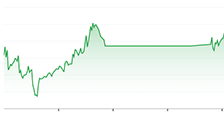
#> input picture dataset/AUDCAD-Mon-05-22-2023-16-00.png, 224 x 113 px; its folder holds only this picture in this run
$ python -i utils.py   (imports and definitions only)
#> lines starting #> are read from the running program, lines starting #| are printed output that depends on the picture; after the words box and inside, x2 and y2 are one past the last pixel; in counts of white or black regions, pixels touching at a corner belong together
import cv2
import numpy as np
import os
from math import dist

dataset_dir_name = 'dataset'

class Grahph_similarity:
    def __init__(self, img):
        self.src = img
        self.height, self.width = self.src.shape[:2]
        self.pts = self.get_points(self.src)

    def get_points(self, img):
        pts = []
        gray = cv2.cvtColor(img, cv2.COLOR_BGR2GRAY)
        gray = cv2.threshold(gray, 0,255,cv2.THRESH_OTSU)[1]
        for i in range(4, self.width):
            idxs = np.where(gray[:, i] == 0)
            if len(idxs[0]) == 0:
                pts.append([i, 0])
            else:
                pts.append([i, idxs[0][0]])
        return pts

    def calc_error(self, pts1, pts2):
        error = 0
        for i in range(len(pts1)):
            error += dist(pts1[i], pts2[i])
        return error

    def main(self):
        pts_error_data = []
        for fname in os.listdir(dataset_dir_name):
            img = cv2.imread(os.path.join(dataset_dir_name, fname))
            pts_error_data.append({'name':fname, 'error': self.calc_error(self.pts, self.get_points(img))})
        errors = []
        for error in pts_error_data:
            errors.append(error['error'])
        self.min_error = min(errors)

        pts_error_data = sorted(pts_error_data, key=lambda data:data['error'])
        src_name = pts_error_data[0]['name']
        res = cv2.imread(os.path.join(dataset_dir_name, src_name))
        accuracy = np.round(100 - self.min_error / (self.width*self.height) * 200, 2)
        return {'img': res, 'accuracy': str(accuracy), 'fname': src_name}

>>> import cv2
>>> picture = cv2.imread('../dataset/AUDCAD-Mon-05-22-2023-16-00.png')
#> picture is the input picture: shape (113, 224, 3); mean B, G, R 246.1, 250.1, 244.4
>>> result = Grahph_similarity(picture).main()
#> in get_points, `gray = cv2.cvtColor(img, cv2.COLOR_BGR2GRAY)`:
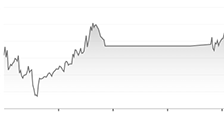
#> gray: shape (113, 224); min 83, max 255, mean 247.9
#> in get_points, `gray = cv2.threshold(gray, 0,255,cv2.THRESH_OTSU)[1]`:
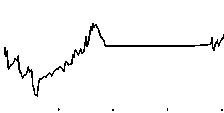
#> gray: shape (113, 224); 97% white; black in thin lines or dots, all inside (x1, y1, x2, y2) = (4, 23, 224, 111)
#> the loop in get_points, `for i in range(4, self.width):` made 220 passes
#> idxs on passes 1 to 3: ([47, 48, 49, 50, 51, 52, 53, 54],), ([47, 48, 49, 50, 51, 52, 53, 54, 55, 56],), ([51, 52, 53, 54, 55, 56],)
#> after the loop in get_points, `for i in range(4, self.width):`: pts = 220 pairs, first value 4 to 223, second value 23 to 94
#> in __init__, `self.pts = self.get_points(self.src)`: self.pts has the same summary as pts in get_points
#> the loop in get_points (call 2), `for i in range(4, self.width):` made 220 passes
#> in calc_error, `error = 0`: error = 0
#> the loop in main, `for error in pts_error_data:` made 1 pass
#> error on pass 1: {'name': 'AUDCAD-Mon-05-22-2023-16-00.png', 'error': 0}
#> after the loop in main, `for error in pts_error_data:`: errors = [0]
#> in main, `self.min_error = min(errors)`: self.min_error = 0
#> in main, `pts_error_data = sorted(pts_error_data, key=lambda data:data['error'])`: pts_error_data = 1 item
#> in main, `src_name = pts_error_data[0]['name']`: src_name = 'AUDCAD-Mon-05-22-2023-16-00.png'
#> in main, `accuracy = np.round(100 - self.min_error / (self.width*self.height) * ..`: accuracy = 100
#> result = 3 items

$ run again, on dataset/AUDCAD-Mon-05-29-2023-16-03.png
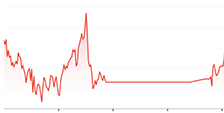
#> input picture dataset/AUDCAD-Mon-05-29-2023-16-03.png, 224 x 113 px
#> picture is the input picture: shape (113, 224, 3); mean B, G, R 247.3, 247.6, 253.5
#> in get_points, `gray = cv2.cvtColor(img, cv2.COLOR_BGR2GRAY)`:
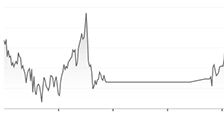
#> gray: shape (113, 224); min 74, max 255, mean 249.3
#> in get_points, `gray = cv2.threshold(gray, 0,255,cv2.THRESH_OTSU)[1]`:
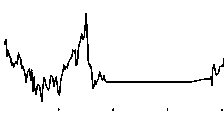
#> gray: shape (113, 224); 95.6% white; black in thin lines or dots, all inside (x1, y1, x2, y2) = (4, 13, 224, 111)
#> the loop in get_points, `for i in range(4, self.width):` made 220 passes
#> idxs on passes 1, 2, 4: ([41, 42, 43, 44],), ([39, 40, 41, 42, 43, 44],), ([49, 50, 51, 52, 53, 54, 55, 56],)
#> after the loop in get_points, `for i in range(4, self.width):`: pts = 220 pairs, first value 4 to 223, second value 13 to 93
#> self.pts has the same summary as pts in get_points
#> the loop in get_points (call 2), `for i in range(4, self.width):` made 220 passes
#> in calc_error, `error = 0`: error = 0
#> the loop in main, `for error in pts_error_data:` made 1 pass
#> error on pass 1: {'name': 'AUDCAD-Mon-05-29-2023-16-03.png', 'error': 0}
#> after the loop in main, `for error in pts_error_data:`: errors = [0]
#> self.min_error = 0
#> pts_error_data = 1 item
#> src_name = 'AUDCAD-Mon-05-29-2023-16-03.png'
#> accuracy = 100
#> result = 3 items

$ run again, on dataset/AUDCAD-Thu-05-25-2023-23-30.png
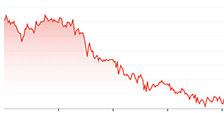
#> input picture dataset/AUDCAD-Thu-05-25-2023-23-30.png, 224 x 113 px
#> picture is the input picture: shape (113, 224, 3); mean B, G, R 244.1, 244.5, 253
#> in get_points, `gray = cv2.cvtColor(img, cv2.COLOR_BGR2GRAY)`:
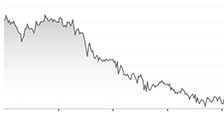
#> gray: shape (113, 224); min 74, max 255, mean 247
#> in get_points, `gray = cv2.threshold(gray, 0,255,cv2.THRESH_OTSU)[1]`:
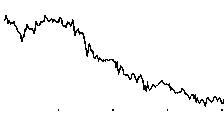
#> gray: shape (113, 224); 97% white; black in thin lines or dots, all inside (x1, y1, x2, y2) = (4, 15, 224, 111)
#> the loop in get_points, `for i in range(4, self.width):` made 220 passes
#> idxs on passes 1 to 3: ([19, 20],), ([15, 16, 17, 18, 19],), ([15, 16, 17, 18],)
#> after the loop in get_points, `for i in range(4, self.width):`: pts = 220 pairs, first value 4 to 223, second value 15 to 102
#> self.pts has the same summary as pts in get_points
#> the loop in get_points (call 2), `for i in range(4, self.width):` made 220 passes
#> in calc_error, `error = 0`: error = 0
#> the loop in main, `for error in pts_error_data:` made 1 pass
#> error on pass 1: {'name': 'AUDCAD-Thu-05-25-2023-23-30.png', 'error': 0}
#> after the loop in main, `for error in pts_error_data:`: errors = [0]
#> self.min_error = 0
#> pts_error_data = 1 item
#> src_name = 'AUDCAD-Thu-05-25-2023-23-30.png'
#> accuracy = 100
#> result = 3 items

$ run again, on dataset/AUDCHF-Fri-05-26-2023-15-59.png
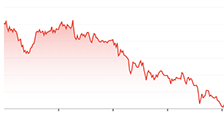
#> input picture dataset/AUDCHF-Fri-05-26-2023-15-59.png, 224 x 113 px
#> picture is the input picture: shape (113, 224, 3); mean B, G, R 243.9, 244.4, 253.1
#> in get_points, `gray = cv2.cvtColor(img, cv2.COLOR_BGR2GRAY)`:
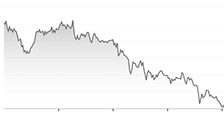
#> gray: shape (113, 224); min 71, max 255, mean 246.9
#> in get_points, `gray = cv2.threshold(gray, 0,255,cv2.THRESH_OTSU)[1]`:
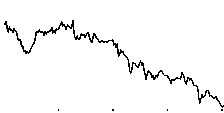
#> gray: shape (113, 224); 96.9% white; black in thin lines or dots, all inside (x1, y1, x2, y2) = (4, 20, 224, 111)
#> the loop in get_points, `for i in range(4, self.width):` made 220 passes
#> idxs on passes 1 to 3: ([23, 24],), ([21, 22, 23, 24],), ([21, 22, 23, 24, 25, 26, 27, 28],)
#> after the loop in get_points, `for i in range(4, self.width):`: pts = 220 pairs, first value 4 to 223, second value 20 to 106
#> self.pts has the same summary as pts in get_points
#> the loop in get_points (call 2), `for i in range(4, self.width):` made 220 passes
#> in calc_error, `error = 0`: error = 0
#> the loop in main, `for error in pts_error_data:` made 1 pass
#> error on pass 1: {'name': 'AUDCHF-Fri-05-26-2023-15-59.png', 'error': 0}
#> after the loop in main, `for error in pts_error_data:`: errors = [0]
#> self.min_error = 0
#> pts_error_data = 1 item
#> src_name = 'AUDCHF-Fri-05-26-2023-15-59.png'
#> accuracy = 100
#> result = 3 items
